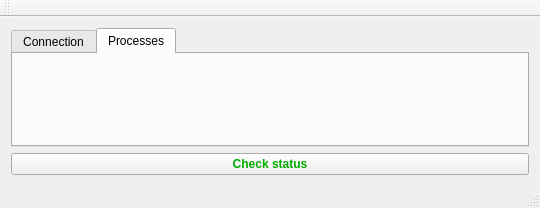
<?xml version="1.0" encoding="UTF-8"?>
<ui version="4.0">
 <class>taskControlClient</class>
 <widget class="QMainWindow" name="taskControlClient">
  <property name="geometry">
   <rect>
    <x>0</x>
    <y>0</y>
    <width>540</width>
    <height>208</height>
   </rect>
  </property>
  <property name="windowTitle">
   <string>taskControlClient</string>
  </property>
  <widget class="QWidget" name="centralWidget">
   <layout class="QGridLayout" name="gridLayout">
    <item row="0" column="0">
     <widget class="QTabWidget" name="tabWidget">
      <property name="currentIndex">
       <number>1</number>
      </property>
      <widget class="QWidget" name="tab">
       <attribute name="title">
        <string>Connection</string>
       </attribute>
       <layout class="QGridLayout" name="gridLayout_2">
        <item row="0" column="0" colspan="2">
         <layout class="QHBoxLayout" name="horizontalLayout_2">
          <item>
           <widget class="QLabel" name="label">
            <property name="text">
             <string>Serwer IP address:</string>
            </property>
           </widget>
          </item>
          <item>
           <widget class="QSpinBox" name="spinBox_RTserverIPaddress1">
            <property name="maximum">
             <number>255</number>
            </property>
            <property name="value">
             <number>158</number>
            </property>
           </widget>
          </item>
          <item>
           <widget class="QSpinBox" name="spinBox_RTserverIPaddress2">
            <property name="maximum">
             <number>255</number>
            </property>
            <property name="value">
             <number>75</number>
            </property>
           </widget>
          </item>
          <item>
           <widget class="QSpinBox" name="spinBox_RTserverIPaddress3">
            <property name="maximum">
             <number>255</number>
            </property>
            <property name="value">
             <number>6</number>
            </property>
           </widget>
          </item>
          <item>
           <widget class="QSpinBox" name="spinBox_RTserverIPaddress4">
            <property name="maximum">
             <number>255</number>
            </property>
            <property name="value">
             <number>55</number>
            </property>
           </widget>
          </item>
          <item>
           <spacer name="horizontalSpacer_2">
            <property name="orientation">
             <enum>Qt::Horizontal</enum>
            </property>
            <property name="sizeHint" stdset="0">
             <size>
              <width>88</width>
              <height>20</height>
             </size>
            </property>
           </spacer>
          </item>
          <item>
           <widget class="QComboBox" name="comboBox_serverSelection">
            <item>
             <property name="text">
              <string>cosmos</string>
             </property>
            </item>
            <item>
             <property name="text">
              <string>szajcomp</string>
             </property>
            </item>
           </widget>
          </item>
         </layout>
        </item>
        <item row="1" column="0">
         <layout class="QHBoxLayout" name="horizontalLayout_3">
          <item>
           <widget class="QLabel" name="label_2">
            <property name="text">
             <string>Serwer port:</string>
            </property>
           </widget>
          </item>
          <item>
           <widget class="QSpinBox" name="spinBox_RTserverPort">
            <property name="maximum">
             <number>64000</number>
            </property>
            <property name="value">
             <number>3333</number>
            </property>
           </widget>
          </item>
         </layout>
        </item>
       </layout>
      </widget>
      <widget class="QWidget" name="tab_2">
       <attribute name="title">
        <string>Processes</string>
       </attribute>
      </widget>
     </widget>
    </item>
    <item row="1" column="0">
     <widget class="QPushButton" name="pushButton_checkStatus">
      <property name="enabled">
       <bool>true</bool>
      </property>
      <property name="minimumSize">
       <size>
        <width>0</width>
        <height>0</height>
       </size>
      </property>
      <property name="palette">
       <palette>
        <active>
         <colorrole role="WindowText">
          <brush brushstyle="SolidPattern">
           <color alpha="255">
            <red>0</red>
            <green>0</green>
            <blue>0</blue>
           </color>
          </brush>
         </colorrole>
         <colorrole role="Text">
          <brush brushstyle="SolidPattern">
           <color alpha="255">
            <red>0</red>
            <green>0</green>
            <blue>0</blue>
           </color>
          </brush>
         </colorrole>
         <colorrole role="ButtonText">
          <brush brushstyle="SolidPattern">
           <color alpha="255">
            <red>0</red>
            <green>170</green>
            <blue>0</blue>
           </color>
          </brush>
         </colorrole>
        </active>
        <inactive>
         <colorrole role="WindowText">
          <brush brushstyle="SolidPattern">
           <color alpha="255">
            <red>0</red>
            <green>0</green>
            <blue>0</blue>
           </color>
          </brush>
         </colorrole>
         <colorrole role="Text">
          <brush brushstyle="SolidPattern">
           <color alpha="255">
            <red>0</red>
            <green>0</green>
            <blue>0</blue>
           </color>
          </brush>
         </colorrole>
         <colorrole role="ButtonText">
          <brush brushstyle="SolidPattern">
           <color alpha="255">
            <red>0</red>
            <green>170</green>
            <blue>0</blue>
           </color>
          </brush>
         </colorrole>
        </inactive>
        <disabled>
         <colorrole role="WindowText">
          <brush brushstyle="SolidPattern">
           <color alpha="255">
            <red>119</red>
            <green>119</green>
            <blue>119</blue>
           </color>
          </brush>
         </colorrole>
         <colorrole role="Text">
          <brush brushstyle="SolidPattern">
           <color alpha="255">
            <red>119</red>
            <green>119</green>
            <blue>119</blue>
           </color>
          </brush>
         </colorrole>
         <colorrole role="ButtonText">
          <brush brushstyle="SolidPattern">
           <color alpha="255">
            <red>119</red>
            <green>119</green>
            <blue>119</blue>
           </color>
          </brush>
         </colorrole>
        </disabled>
       </palette>
      </property>
      <property name="font">
       <font>
        <pointsize>9</pointsize>
        <weight>75</weight>
        <bold>true</bold>
       </font>
      </property>
      <property name="toolTip">
       <string>generate trajectory</string>
      </property>
      <property name="text">
       <string>Check status</string>
      </property>
      <property name="shortcut">
       <string>Ctrl+C</string>
      </property>
     </widget>
    </item>
   </layout>
  </widget>
  <widget class="QMenuBar" name="menuBar">
   <property name="geometry">
    <rect>
     <x>0</x>
     <y>0</y>
     <width>540</width>
     <height>25</height>
    </rect>
   </property>
  </widget>
  <widget class="QToolBar" name="mainToolBar">
   <attribute name="toolBarArea">
    <enum>TopToolBarArea</enum>
   </attribute>
   <attribute name="toolBarBreak">
    <bool>false</bool>
   </attribute>
  </widget>
  <widget class="QStatusBar" name="statusBar"/>
 </widget>
 <layoutdefault spacing="6" margin="11"/>
 <resources/>
 <connections>
  <connection>
   <sender>comboBox_serverSelection</sender>
   <signal>currentIndexChanged(QString)</signal>
   <receiver>taskControlClient</receiver>
   <slot>server_changed()</slot>
   <hints>
    <hint type="sourcelabel">
     <x>550</x>
     <y>146</y>
    </hint>
    <hint type="destinationlabel">
     <x>608</x>
     <y>160</y>
    </hint>
   </hints>
  </connection>
 </connections>
 <slots>
  <slot>server_changed()</slot>
 </slots>
</ui>
